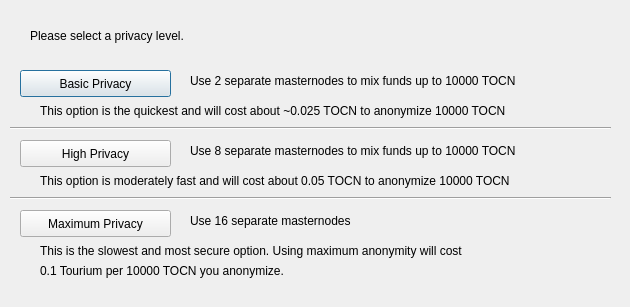
<?xml version="1.0" encoding="UTF-8"?>
<ui version="4.0">
 <class>DarksendConfig</class>
 <widget class="QDialog" name="DarksendConfig">
  <property name="geometry">
   <rect>
    <x>0</x>
    <y>0</y>
    <width>630</width>
    <height>307</height>
   </rect>
  </property>
  <property name="windowTitle">
   <string>Configure Darksend</string>
  </property>
  <widget class="QPushButton" name="buttonBasic">
   <property name="geometry">
    <rect>
     <x>20</x>
     <y>70</y>
     <width>151</width>
     <height>27</height>
    </rect>
   </property>
   <property name="text">
    <string>Basic Privacy</string>
   </property>
  </widget>
  <widget class="QPushButton" name="buttonHigh">
   <property name="geometry">
    <rect>
     <x>20</x>
     <y>140</y>
     <width>151</width>
     <height>27</height>
    </rect>
   </property>
   <property name="text">
    <string>High Privacy</string>
   </property>
  </widget>
  <widget class="QPushButton" name="buttonMax">
   <property name="geometry">
    <rect>
     <x>20</x>
     <y>210</y>
     <width>151</width>
     <height>27</height>
    </rect>
   </property>
   <property name="text">
    <string>Maximum Privacy</string>
   </property>
  </widget>
  <widget class="QLabel" name="label">
   <property name="geometry">
    <rect>
     <x>30</x>
     <y>20</y>
     <width>571</width>
     <height>31</height>
    </rect>
   </property>
   <property name="text">
    <string>Please select a privacy level.</string>
   </property>
  </widget>
  <widget class="QLabel" name="label_2">
   <property name="geometry">
    <rect>
     <x>190</x>
     <y>70</y>
     <width>421</width>
     <height>21</height>
    </rect>
   </property>
   <property name="text">
    <string>Use 2 separate masternodes to mix funds up to 10000 TOCN</string>
   </property>
  </widget>
  <widget class="QLabel" name="label_3">
   <property name="geometry">
    <rect>
     <x>190</x>
     <y>140</y>
     <width>411</width>
     <height>21</height>
    </rect>
   </property>
   <property name="text">
    <string>Use 8 separate masternodes to mix funds up to 10000 TOCN</string>
   </property>
  </widget>
  <widget class="QLabel" name="label_4">
   <property name="geometry">
    <rect>
     <x>190</x>
     <y>210</y>
     <width>421</width>
     <height>21</height>
    </rect>
   </property>
   <property name="text">
    <string>Use 16 separate masternodes</string>
   </property>
  </widget>
  <widget class="QLabel" name="label_6">
   <property name="geometry">
    <rect>
     <x>40</x>
     <y>100</y>
     <width>561</width>
     <height>21</height>
    </rect>
   </property>
   <property name="text">
    <string>This option is the quickest and will cost about ~0.025 TOCN to anonymize 10000 TOCN</string>
   </property>
  </widget>
  <widget class="QLabel" name="label_7">
   <property name="geometry">
    <rect>
     <x>40</x>
     <y>170</y>
     <width>561</width>
     <height>21</height>
    </rect>
   </property>
   <property name="text">
    <string>This option is moderately fast and will cost about 0.05 TOCN to anonymize 10000 TOCN</string>
   </property>
  </widget>
  <widget class="QLabel" name="label_8">
   <property name="geometry">
    <rect>
     <x>40</x>
     <y>240</y>
     <width>561</width>
     <height>21</height>
    </rect>
   </property>
   <property name="text">
    <string>This is the slowest and most secure option. Using maximum anonymity will cost</string>
   </property>
  </widget>
  <widget class="QLabel" name="label_9">
   <property name="geometry">
    <rect>
     <x>40</x>
     <y>260</y>
     <width>561</width>
     <height>21</height>
    </rect>
   </property>
   <property name="text">
    <string>0.1 Tourium per 10000 TOCN you anonymize.</string>
   </property>
  </widget>
  <widget class="Line" name="line">
   <property name="geometry">
    <rect>
     <x>10</x>
     <y>120</y>
     <width>601</width>
     <height>16</height>
    </rect>
   </property>
   <property name="orientation">
    <enum>Qt::Horizontal</enum>
   </property>
  </widget>
  <widget class="Line" name="line_2">
   <property name="geometry">
    <rect>
     <x>10</x>
     <y>190</y>
     <width>601</width>
     <height>16</height>
    </rect>
   </property>
   <property name="orientation">
    <enum>Qt::Horizontal</enum>
   </property>
  </widget>
 </widget>
 <resources/>
 <connections/>
</ui>
